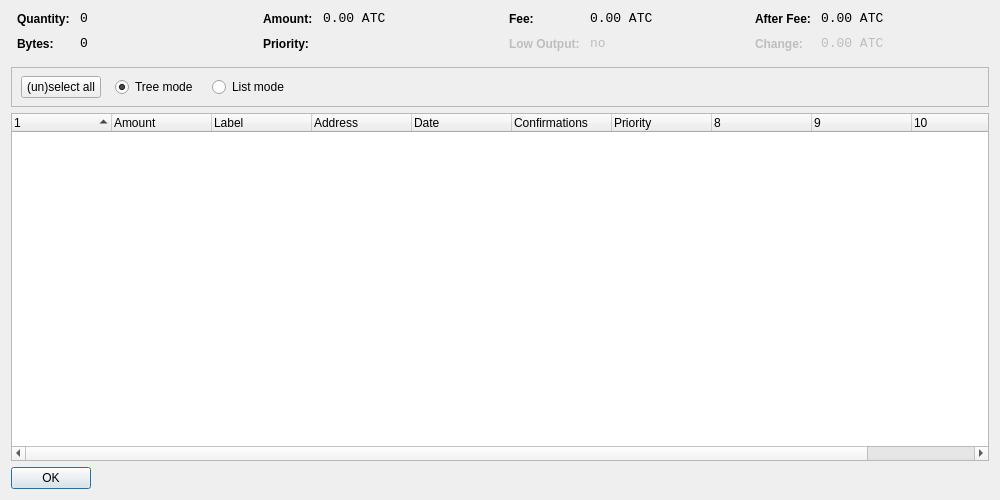
<?xml version="1.0" encoding="UTF-8"?>
<ui version="4.0">
 <class>CoinControlDialog</class>
 <widget class="QDialog" name="CoinControlDialog">
  <property name="geometry">
   <rect>
    <x>0</x>
    <y>0</y>
    <width>1000</width>
    <height>500</height>
   </rect>
  </property>
  <property name="windowTitle">
   <string>Coin Control</string>
  </property>
  <layout class="QVBoxLayout" name="verticalLayout">
   <item>
    <layout class="QHBoxLayout" name="horizontalLayoutTop" stretch="0,0,0,0">
     <property name="topMargin">
      <number>0</number>
     </property>
     <property name="bottomMargin">
      <number>10</number>
     </property>
     <item>
      <layout class="QFormLayout" name="formLayoutCoinControl1">
       <property name="horizontalSpacing">
        <number>10</number>
       </property>
       <property name="verticalSpacing">
        <number>10</number>
       </property>
       <property name="leftMargin">
        <number>6</number>
       </property>
       <property name="rightMargin">
        <number>6</number>
       </property>
       <item row="0" column="0">
        <widget class="QLabel" name="labelCoinControlQuantityText">
         <property name="styleSheet">
          <string notr="true">font-weight:bold;</string>
         </property>
         <property name="text">
          <string>Quantity:</string>
         </property>
        </widget>
       </item>
       <item row="0" column="1">
        <widget class="QLabel" name="labelCoinControlQuantity">
         <property name="font">
          <font>
           <family>Monospace</family>
           <pointsize>10</pointsize>
          </font>
         </property>
         <property name="cursor">
          <cursorShape>IBeamCursor</cursorShape>
         </property>
         <property name="contextMenuPolicy">
          <enum>Qt::ActionsContextMenu</enum>
         </property>
         <property name="text">
          <string notr="true">0</string>
         </property>
         <property name="textInteractionFlags">
          <set>Qt::LinksAccessibleByMouse|Qt::TextSelectableByKeyboard|Qt::TextSelectableByMouse</set>
         </property>
        </widget>
       </item>
       <item row="1" column="0">
        <widget class="QLabel" name="labelCoinControlBytesText">
         <property name="styleSheet">
          <string notr="true">font-weight:bold;</string>
         </property>
         <property name="text">
          <string>Bytes:</string>
         </property>
        </widget>
       </item>
       <item row="1" column="1">
        <widget class="QLabel" name="labelCoinControlBytes">
         <property name="font">
          <font>
           <family>Monospace</family>
           <pointsize>10</pointsize>
          </font>
         </property>
         <property name="cursor">
          <cursorShape>IBeamCursor</cursorShape>
         </property>
         <property name="contextMenuPolicy">
          <enum>Qt::ActionsContextMenu</enum>
         </property>
         <property name="text">
          <string notr="true">0</string>
         </property>
         <property name="textInteractionFlags">
          <set>Qt::LinksAccessibleByMouse|Qt::TextSelectableByKeyboard|Qt::TextSelectableByMouse</set>
         </property>
        </widget>
       </item>
      </layout>
     </item>
     <item>
      <layout class="QFormLayout" name="formLayoutCoinControl2">
       <property name="horizontalSpacing">
        <number>10</number>
       </property>
       <property name="verticalSpacing">
        <number>10</number>
       </property>
       <property name="leftMargin">
        <number>6</number>
       </property>
       <property name="rightMargin">
        <number>6</number>
       </property>
       <item row="0" column="0">
        <widget class="QLabel" name="labelCoinControlAmountText">
         <property name="styleSheet">
          <string notr="true">font-weight:bold;</string>
         </property>
         <property name="text">
          <string>Amount:</string>
         </property>
        </widget>
       </item>
       <item row="0" column="1">
        <widget class="QLabel" name="labelCoinControlAmount">
         <property name="font">
          <font>
           <family>Monospace</family>
           <pointsize>10</pointsize>
          </font>
         </property>
         <property name="cursor">
          <cursorShape>IBeamCursor</cursorShape>
         </property>
         <property name="contextMenuPolicy">
          <enum>Qt::ActionsContextMenu</enum>
         </property>
         <property name="text">
          <string notr="true">0.00 ATC</string>
         </property>
         <property name="textInteractionFlags">
          <set>Qt::LinksAccessibleByMouse|Qt::TextSelectableByKeyboard|Qt::TextSelectableByMouse</set>
         </property>
        </widget>
       </item>
       <item row="1" column="0">
        <widget class="QLabel" name="labelCoinControlPriorityText">
         <property name="styleSheet">
          <string notr="true">font-weight:bold;</string>
         </property>
         <property name="text">
          <string>Priority:</string>
         </property>
        </widget>
       </item>
       <item row="1" column="1">
        <widget class="QLabel" name="labelCoinControlPriority">
         <property name="font">
          <font>
           <family>Monospace</family>
           <pointsize>10</pointsize>
          </font>
         </property>
         <property name="cursor">
          <cursorShape>IBeamCursor</cursorShape>
         </property>
         <property name="contextMenuPolicy">
          <enum>Qt::ActionsContextMenu</enum>
         </property>
         <property name="text">
          <string/>
         </property>
         <property name="textInteractionFlags">
          <set>Qt::LinksAccessibleByMouse|Qt::TextSelectableByKeyboard|Qt::TextSelectableByMouse</set>
         </property>
        </widget>
       </item>
      </layout>
     </item>
     <item>
      <layout class="QFormLayout" name="formLayoutCoinControl3">
       <property name="horizontalSpacing">
        <number>10</number>
       </property>
       <property name="verticalSpacing">
        <number>10</number>
       </property>
       <property name="leftMargin">
        <number>6</number>
       </property>
       <property name="rightMargin">
        <number>6</number>
       </property>
       <item row="0" column="0">
        <widget class="QLabel" name="labelCoinControlFeeText">
         <property name="styleSheet">
          <string notr="true">font-weight:bold;</string>
         </property>
         <property name="text">
          <string>Fee:</string>
         </property>
        </widget>
       </item>
       <item row="0" column="1">
        <widget class="QLabel" name="labelCoinControlFee">
         <property name="font">
          <font>
           <family>Monospace</family>
           <pointsize>10</pointsize>
          </font>
         </property>
         <property name="cursor">
          <cursorShape>IBeamCursor</cursorShape>
         </property>
         <property name="contextMenuPolicy">
          <enum>Qt::ActionsContextMenu</enum>
         </property>
         <property name="text">
          <string notr="true">0.00 ATC</string>
         </property>
         <property name="textInteractionFlags">
          <set>Qt::LinksAccessibleByMouse|Qt::TextSelectableByKeyboard|Qt::TextSelectableByMouse</set>
         </property>
        </widget>
       </item>
       <item row="1" column="0">
        <widget class="QLabel" name="labelCoinControlLowOutputText">
         <property name="enabled">
          <bool>false</bool>
         </property>
         <property name="styleSheet">
          <string notr="true">font-weight:bold;</string>
         </property>
         <property name="text">
          <string>Low Output:</string>
         </property>
        </widget>
       </item>
       <item row="1" column="1">
        <widget class="QLabel" name="labelCoinControlLowOutput">
         <property name="enabled">
          <bool>false</bool>
         </property>
         <property name="font">
          <font>
           <family>Monospace</family>
           <pointsize>10</pointsize>
          </font>
         </property>
         <property name="cursor">
          <cursorShape>IBeamCursor</cursorShape>
         </property>
         <property name="contextMenuPolicy">
          <enum>Qt::ActionsContextMenu</enum>
         </property>
         <property name="text">
          <string notr="true">no</string>
         </property>
         <property name="textInteractionFlags">
          <set>Qt::LinksAccessibleByMouse|Qt::TextSelectableByKeyboard|Qt::TextSelectableByMouse</set>
         </property>
        </widget>
       </item>
      </layout>
     </item>
     <item>
      <layout class="QFormLayout" name="formLayoutCoinControl4">
       <property name="horizontalSpacing">
        <number>10</number>
       </property>
       <property name="verticalSpacing">
        <number>10</number>
       </property>
       <property name="leftMargin">
        <number>6</number>
       </property>
       <property name="rightMargin">
        <number>6</number>
       </property>
       <item row="0" column="0">
        <widget class="QLabel" name="labelCoinControlAfterFeeText">
         <property name="styleSheet">
          <string notr="true">font-weight:bold;</string>
         </property>
         <property name="text">
          <string>After Fee:</string>
         </property>
        </widget>
       </item>
       <item row="0" column="1">
        <widget class="QLabel" name="labelCoinControlAfterFee">
         <property name="font">
          <font>
           <family>Monospace</family>
           <pointsize>10</pointsize>
          </font>
         </property>
         <property name="cursor">
          <cursorShape>IBeamCursor</cursorShape>
         </property>
         <property name="contextMenuPolicy">
          <enum>Qt::ActionsContextMenu</enum>
         </property>
         <property name="text">
          <string notr="true">0.00 ATC</string>
         </property>
         <property name="textInteractionFlags">
          <set>Qt::LinksAccessibleByMouse|Qt::TextSelectableByKeyboard|Qt::TextSelectableByMouse</set>
         </property>
        </widget>
       </item>
       <item row="1" column="0">
        <widget class="QLabel" name="labelCoinControlChangeText">
         <property name="enabled">
          <bool>false</bool>
         </property>
         <property name="styleSheet">
          <string notr="true">font-weight:bold;</string>
         </property>
         <property name="text">
          <string>Change:</string>
         </property>
        </widget>
       </item>
       <item row="1" column="1">
        <widget class="QLabel" name="labelCoinControlChange">
         <property name="enabled">
          <bool>false</bool>
         </property>
         <property name="font">
          <font>
           <family>Monospace</family>
           <pointsize>10</pointsize>
          </font>
         </property>
         <property name="cursor">
          <cursorShape>IBeamCursor</cursorShape>
         </property>
         <property name="contextMenuPolicy">
          <enum>Qt::ActionsContextMenu</enum>
         </property>
         <property name="text">
          <string notr="true">0.00 ATC</string>
         </property>
         <property name="textInteractionFlags">
          <set>Qt::LinksAccessibleByMouse|Qt::TextSelectableByKeyboard|Qt::TextSelectableByMouse</set>
         </property>
        </widget>
       </item>
      </layout>
     </item>
    </layout>
   </item>
   <item>
    <widget class="QFrame" name="frame">
     <property name="minimumSize">
      <size>
       <width>0</width>
       <height>40</height>
      </size>
     </property>
     <property name="frameShape">
      <enum>QFrame::StyledPanel</enum>
     </property>
     <property name="frameShadow">
      <enum>QFrame::Sunken</enum>
     </property>
     <widget class="QWidget" name="horizontalLayoutWidget">
      <property name="geometry">
       <rect>
        <x>10</x>
        <y>0</y>
        <width>781</width>
        <height>41</height>
       </rect>
      </property>
      <layout class="QHBoxLayout" name="horizontalLayoutPanel" stretch="0,0,0,0,0">
       <property name="spacing">
        <number>14</number>
       </property>
       <item>
        <widget class="QPushButton" name="pushButtonSelectAll">
         <property name="sizePolicy">
          <sizepolicy hsizetype="Maximum" vsizetype="Fixed">
           <horstretch>0</horstretch>
           <verstretch>0</verstretch>
          </sizepolicy>
         </property>
         <property name="text">
          <string>(un)select all</string>
         </property>
        </widget>
       </item>
       <item>
        <widget class="QRadioButton" name="radioTreeMode">
         <property name="sizePolicy">
          <sizepolicy hsizetype="Maximum" vsizetype="Fixed">
           <horstretch>0</horstretch>
           <verstretch>0</verstretch>
          </sizepolicy>
         </property>
         <property name="text">
          <string>Tree mode</string>
         </property>
         <property name="checked">
          <bool>true</bool>
         </property>
        </widget>
       </item>
       <item>
        <widget class="QRadioButton" name="radioListMode">
         <property name="sizePolicy">
          <sizepolicy hsizetype="Maximum" vsizetype="Fixed">
           <horstretch>0</horstretch>
           <verstretch>0</verstretch>
          </sizepolicy>
         </property>
         <property name="text">
          <string>List mode</string>
         </property>
        </widget>
       </item>
       <item>
        <spacer name="horizontalSpacer">
         <property name="orientation">
          <enum>Qt::Horizontal</enum>
         </property>
         <property name="sizeHint" stdset="0">
          <size>
           <width>40</width>
           <height>20</height>
          </size>
         </property>
        </spacer>
       </item>
      </layout>
     </widget>
    </widget>
   </item>
   <item>
    <widget class="CoinControlTreeWidget" name="treeWidget">
     <property name="contextMenuPolicy">
      <enum>Qt::CustomContextMenu</enum>
     </property>
     <property name="sortingEnabled">
      <bool>false</bool>
     </property>
     <property name="columnCount">
      <number>11</number>
     </property>
     <attribute name="headerShowSortIndicator" stdset="0">
      <bool>true</bool>
     </attribute>
     <attribute name="headerStretchLastSection">
      <bool>false</bool>
     </attribute>
     <column>
      <property name="text">
       <string/>
      </property>
     </column>
     <column>
      <property name="text">
       <string>Amount</string>
      </property>
     </column>
     <column>
      <property name="text">
       <string>Label</string>
      </property>
     </column>
     <column>
      <property name="text">
       <string>Address</string>
      </property>
     </column>
     <column>
      <property name="text">
       <string>Date</string>
      </property>
     </column>
     <column>
      <property name="text">
       <string>Confirmations</string>
      </property>
      <property name="toolTip">
       <string>Confirmed</string>
      </property>
     </column>
     <column>
      <property name="text">
       <string>Priority</string>
      </property>
     </column>
     <column>
      <property name="text">
       <string/>
      </property>
     </column>
     <column>
      <property name="text">
       <string/>
      </property>
     </column>
     <column>
      <property name="text">
       <string/>
      </property>
     </column>
     <column>
      <property name="text">
       <string/>
      </property>
     </column>
    </widget>
   </item>
   <item>
    <widget class="QDialogButtonBox" name="buttonBox">
     <property name="sizePolicy">
      <sizepolicy hsizetype="Maximum" vsizetype="Fixed">
       <horstretch>0</horstretch>
       <verstretch>0</verstretch>
      </sizepolicy>
     </property>
     <property name="orientation">
      <enum>Qt::Horizontal</enum>
     </property>
     <property name="standardButtons">
      <set>QDialogButtonBox::Ok</set>
     </property>
    </widget>
   </item>
  </layout>
 </widget>
 <customwidgets>
  <customwidget>
   <class>CoinControlTreeWidget</class>
   <extends>QTreeWidget</extends>
   <header>coincontroltreewidget.h</header>
  </customwidget>
 </customwidgets>
 <resources/>
 <connections/>
</ui>
